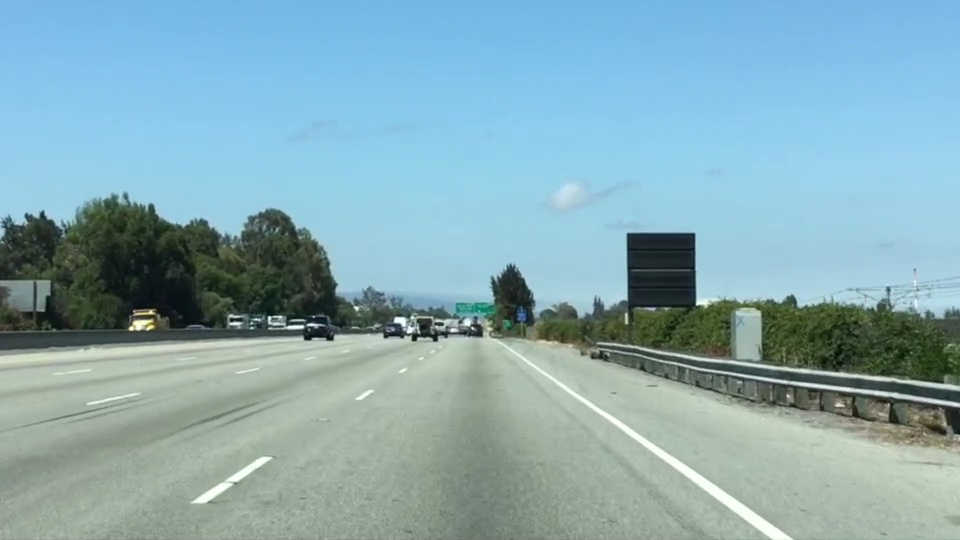
#> input picture Findinglanes/test.jpg, 960 x 540 px
$ python lane_finder.py
#> lines starting #> are read from the running program, lines starting #| are printed output that depends on the picture; after the words box and inside, x2 and y2 are one past the last pixel; in counts of white or black regions, pixels touching at a corner belong together
import cv2
import numpy as np
import matplotlib.pyplot as plt
import matplotlib.image as mpimg

image = cv2.imread('test.jpg',0)
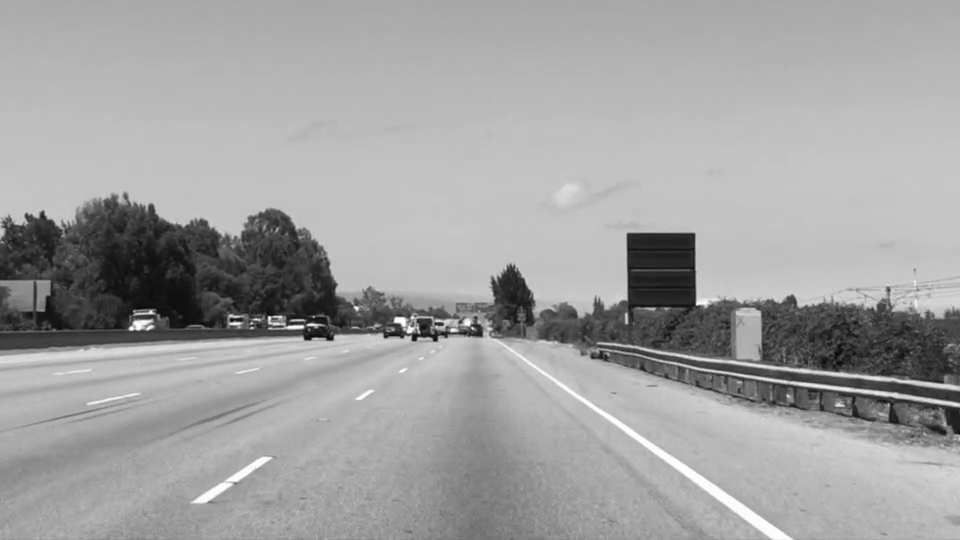
#> image: shape (540, 960); min 5, max 255, mean 161.4
plt.imshow(image)
kernel_size = 5
blur_gray = cv2.GaussianBlur(image,(kernel_size, kernel_size),0)
edges = cv2.Canny(blur_gray, 50,150)
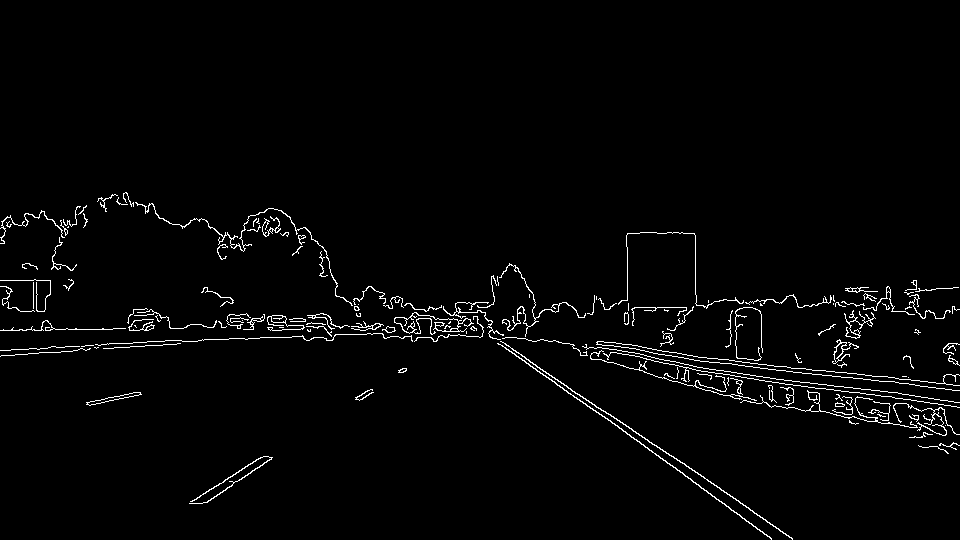
#> edges: shape (540, 960); 2.2% white in thin lines or dots, all inside (x1, y1, x2, y2) = (0, 192, 960, 540)

# Display the image
plt.imshow(edges, cmap='Greys_r')


mask = np.zeros_like(edges)
ignore_mask_color = 255

# This time we are defining a four sided polygon to mask
imshape = image.shape
#> imshape = (540, 960)
vertices = vertices = np.array([[(0,imshape[0]),(450, 290), (490, 290), (imshape[1],imshape[0])]], dtype=np.int32)
cv2.fillPoly(mask, vertices, ignore_mask_color)
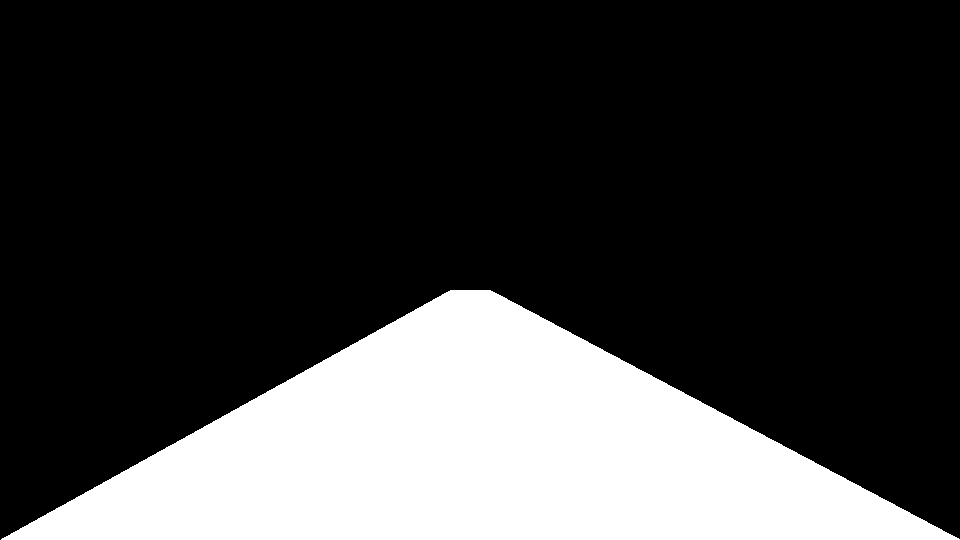
#> mask: shape (540, 960); 24.2% white; 1 white region, box (x1, y1, x2, y2) and area: (1, 290, 960, 540) 125210
masked_edges = cv2.bitwise_and(edges, mask)
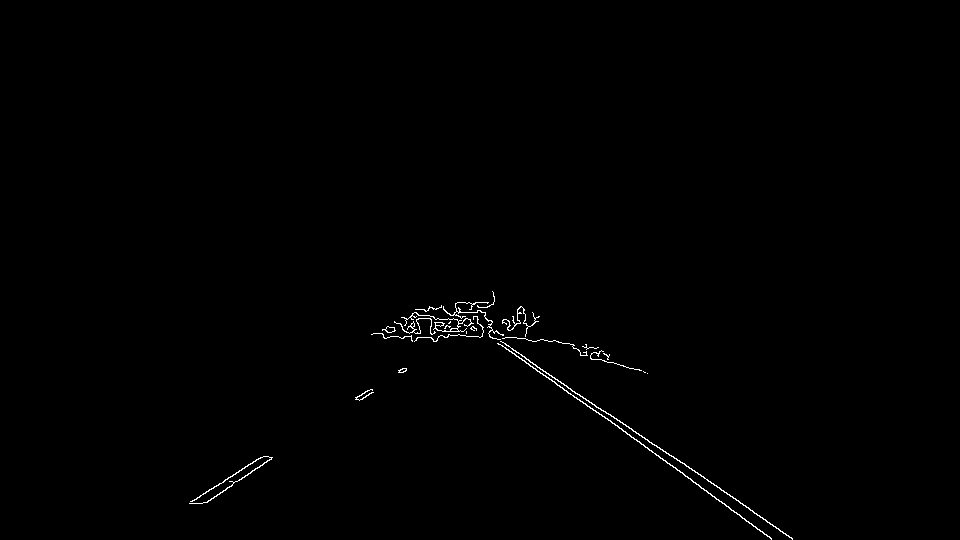
#> masked_edges: shape (540, 960); 0.48% white in thin lines or dots, all inside (x1, y1, x2, y2) = (189, 291, 793, 540)

rho = 2 # distance resolution in pixels of the Hough grid
theta = np.pi/180 # angular resolution in radians of the Hough grid
threshold = 15     # minimum number of votes (intersections in Hough grid cell)
min_line_length = 40 #minimum number of pixels making up a line
max_line_gap = 5    # maximum gap in pixels between connectable line segments
line_image = np.copy(image)*0 # creating a blank to draw lines on
#> line_image: shape (540, 960); every value is 0

lines = cv2.HoughLinesP(masked_edges, rho, theta, threshold, np.array([]),
                            min_line_length, max_line_gap)
#> lines = [[685, 476, 771, 539], [498, 343, 682, 472], [582, 396, 778, 528], [218, 485, 260, 457], [513, 350, 608, 414], [206, 502, 255, 468], [189, 503, 256, 459], [525, 358, 566, 385], [568, 393, 621, 428]]

# Iterate over the output "lines" and draw lines on a blank image
for line in lines:
    for x1,y1,x2,y2 in line:
        cv2.line(line_image,(x1,y1),(x2,y2),(255,0,0),10)
#> this loop made 9 passes
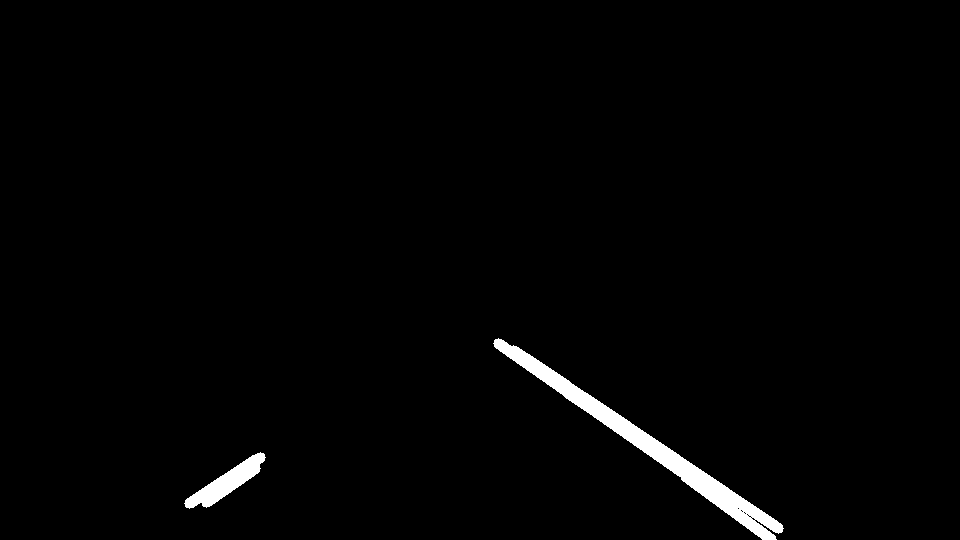
#> line_image: shape (540, 960); 1.5% white; 2 white regions, box (x1, y1, x2, y2) and area: (493, 338, 784, 540) 6004, (184, 452, 266, 509) 1541

lines_edges = cv2.addWeighted(edges, 0.8, line_image, 1, 0)
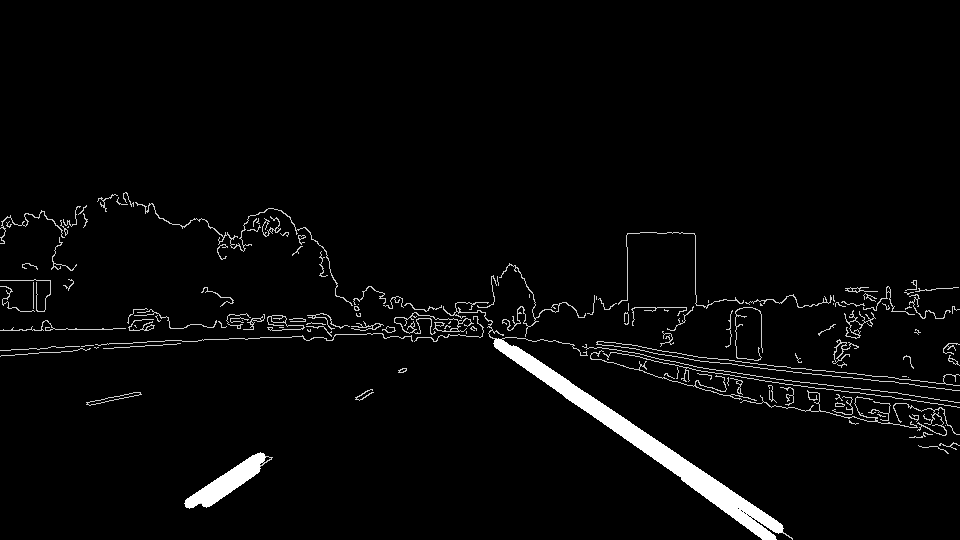
#> lines_edges: shape (540, 960); min 0, max 255, mean 7.7
plt.imshow(lines_edges)
